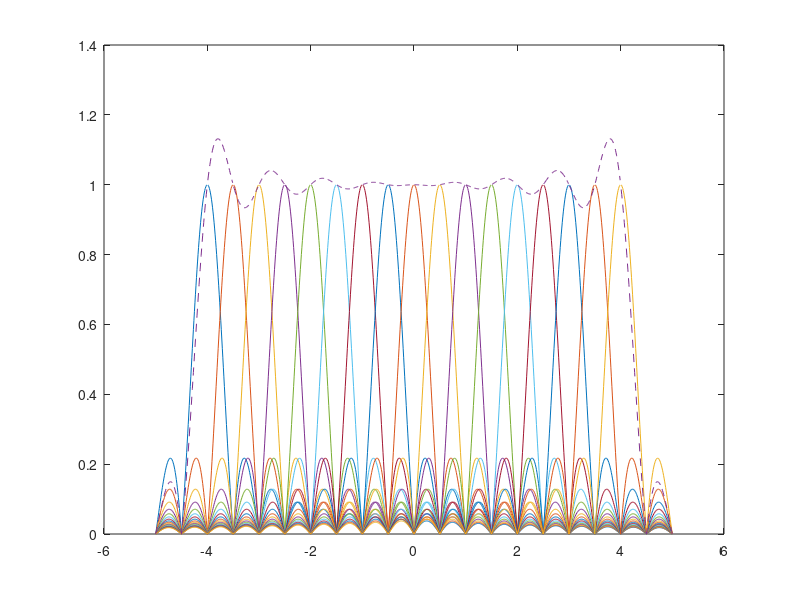

Recreate this plot in MATLAB.


x = (-5:0.01:5)';
p = -4:0.5:4;
y = sin(2*pi*(x-p))./(2*pi*(x-p));

plot(x,abs(y))
hold on
plot(x,abs(sum(y,2)),'--')

%%
n = 1e1;
x = randi(2,n,1)-1;
v = -2*x+1;

y = -(v-1)/2;
%%
%str = 'Hello Timmy H!';
str = 'Joy, bright spark of divinity, Daughter of Elysium, Fire-inspired we tread';
q = (double(str))';
a = dec2hex(q);
Q = de2bi(q,8);
W = bi2de(Q);
w = char(W);
ww = '';
for ii = 1:length(w)
    ww = [ww w(ii)];
end

%%

x = (0:63)';
v = ifft(x,64);
y = fft(v,64);
%%

i = 7:-2:-7;
q = (7:-2:-7)';
c = i+1j*q;
c = c(:);
mean(abs(c).^2)
%%
